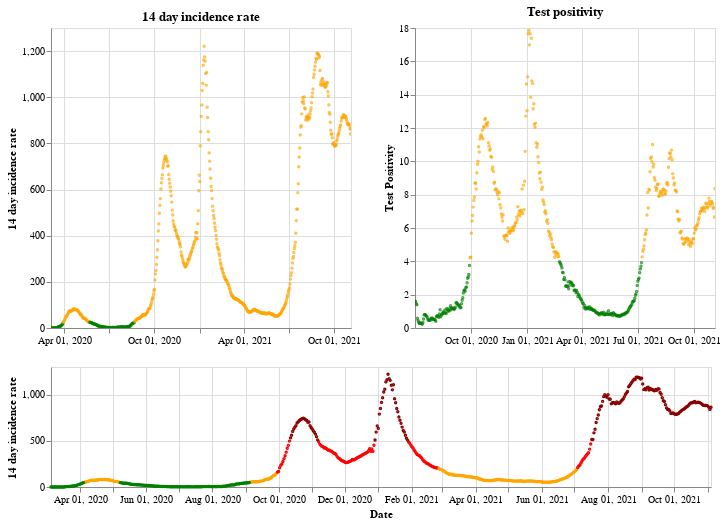

The notebook cell this image was saved under:
### Markdown cell above
## Northern Ireland

### Code cell
plot_traffic_light('Northern Ireland')

### Figure 1 — Vega-Lite specification as saved in the notebook (floating-point values rounded to 4 significant figures; data arrays with more than 128 entries replaced by an {"elided": "..."} marker saying what was removed)
{"config": {"view": {"continuousWidth": 400, "continuousHeight": 300}}, "vconcat": [{"hconcat": [{"mark": {"type": "point", "size": 2}, "encoding": {"color": {"condition": {"value": "green", "test": "(datum.twoWeeklyCasesRate <= 25)"}, "value": "orange"}, "tooltip": [{"type": "nominal", "field": "areaName"}, {"type": "temporal", "field": "date"}, {"type": "quantitative", "field": "twoWeeklyCasesRate"}, {"type": "quantitative", "field": "testPositivity"}], "x": {"type": "temporal", "axis": {"title": ""}, "field": "date", "scale": {"domain": {"selection": "DateBrush"}}, "timeUnit": "yearmonthdate"}, "y": {"type": "quantitative", "axis": {"title": "14 day incidence rate"}, "field": "twoWeeklyCasesRate"}}, "title": "14 day incidence rate", "width": 300}, {"mark": {"type": "point", "size": 2}, "encoding": {"color": {"condition": {"value": "green", "test": "(datum.testPositivity <= 4)"}, "value": "orange"}, "tooltip": [{"type": "nominal", "field": "areaName"}, {"type": "temporal", "field": "date"}, {"type": "quantitative", "field": "twoWeeklyCasesRate"}, {"type": "quantitative", "field": "testPositivity"}], "x": {"type": "temporal", "axis": {"title": ""}, "field": "date", "scale": {"domain": {"selection": "DateBrush"}}, "timeUnit": "yearmonthdate"}, "y": {"type": "quantitative", "axis": {"title": "Test Positivity"}, "field": "testPositivity"}}, "title": "Test positivity", "width": 300}]}, {"layer": [{"mark": {"type": "point", "size": 2}, "encoding": {"color": {"condition": {"value": "orange", "test": "(((datum.testPositivity < 4) && (datum.twoWeeklyCasesRate >= 50)) && (datum.twoWeeklyCasesRate < 200))"}, "value": "red"}, "opacity": {"condition": {"value": 1, "test": "((datum.twoWeeklyCasesRate >= 50) && (datum.twoWeeklyCasesRate < 500))"}, "value": 0}, "tooltip": [{"type": "nominal", "field": "areaName"}, {"type": "temporal", "field": "date"}, {"type": "quantitative", "field": "twoWeeklyCasesRate"}, {"type": "quantitative", "field": "testPositivity"}], "x": {"type": "temporal", "axis": {"title": "Date"}, "field": "date", "timeUnit": "yearmonthdate"}, "y": {"type": "quantitative", "axis": {"title": "14 day incidence rate"}, "field": "twoWeeklyCasesRate"}}, "selection": {"DateBrush": {"type": "interval", "encodings": ["x"], "fields": ["Time"]}}}, {"mark": {"type": "point", "size": 2}, "encoding": {"color": {"value": "darkred"}, "opacity": {"condition": {"value": 1, "test": "(datum.twoWeeklyCasesRate >= 500)"}, "value": 0}, "tooltip": [{"type": "nominal", "field": "areaName"}, {"type": "temporal", "field": "date"}, {"type": "quantitative", "field": "twoWeeklyCasesRate"}, {"type": "quantitative", "field": "testPositivity"}], "x": {"type": "temporal", "axis": {"title": "Date"}, "field": "date", "timeUnit": "yearmonthdate"}, "y": {"type": "quantitative", "axis": {"title": "14 day incidence rate"}, "field": "twoWeeklyCasesRate"}}}, {"mark": {"type": "point", "size": 2}, "encoding": {"color": {"condition": {"value": "green", "test": "((datum.testPositivity < 4) && (datum.twoWeeklyCasesRate < 50))"}, "value": "orange"}, "opacity": {"condition": {"value": 1, "test": "(datum.twoWeeklyCasesRate < 50)"}, "value": 0}, "tooltip": [{"type": "nominal", "field": "areaName"}, {"type": "temporal", "field": "date"}, {"type": "quantitative", "field": "twoWeeklyCasesRate"}, {"type": "quantitative", "field": "testPositivity"}], "x": {"type": "temporal", "axis": {"title": "Date"}, "field": "date", "timeUnit": "yearmonthdate"}, "y": {"type": "quantitative", "axis": {"title": "14 day incidence rate"}, "field": "twoWeeklyCasesRate"}}}], "height": 120, "width": 660}], "data": {"name": "data-604c242cadf99f1c91c6a5632959e392"}, "$schema": "https://vega.github.io/schema/vega-lite/v4.8.1.json", "datasets": {"data-604c242cadf99f1c91c6a5632959e392": {"elided": "610 records"}}}
